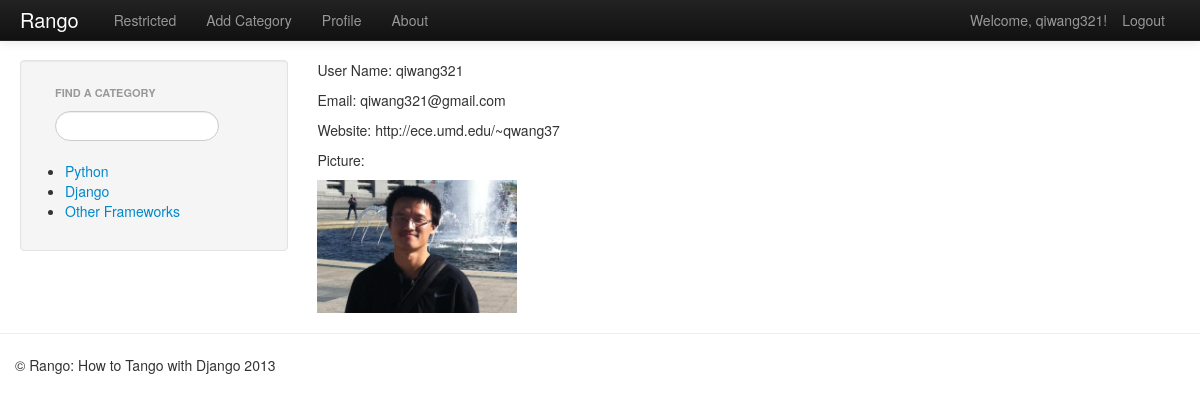
The page /rango/profile/ (signed in) on the database its author committed.
### rango/models.py (models this page shows, shortened)
class Category(models.Model):
    name = models.CharField(max_length=128, unique=True)
    views = models.IntegerField(default=0)
    likes = models.IntegerField(default=0)
    url = models.CharField(max_length=128)

class UserProfile(models.Model):
    user = models.OneToOneField(User)
    website = models.URLField(blank=True)
    picture = models.ImageField(upload_to='profile_images', blank=True)

### rango/views.py (the view)
def profile(request):
    context = RequestContext(request)
    context_dict = {'cat_list': get_category_list()}
    return render_to_response('rango/profile.html', context_dict, context)

### rango/views.py (called while the page is built)
def get_category_list(max_results=0, starts_with=''):
    cat_list = []
    if starts_with:
        cat_list = Category.objects.filter(name__startswith=starts_with)
    else:
        cat_list = Category.objects.all()
    if max_results > 0:
        if len(cat_list) > max_results:
            cat_list = cat_list[:max_results]
    """
    for cat in cat_list:
        cat.url = encode_url(cat.name)
    """
    return cat_list

### templates/rango/profile.html (shortened to what this page needs)
{% extends 'rango/base.html' %}
{% block body_block %}
  <div class="">
    <p>User Name: {{ user.username }}</p>
    <p>Email: {{ user.email }}</p>
    {% if user.userprofile %}
      <p>Website: {{ user.userprofile.website }}</p>
      <p>Picture:</p>
      <img src="/media/{{ user.userprofile.picture }}" width="200" alt="You don't have a profile picture" />
    {% endif %}
  </div>
{% endblock %}

### templates/rango/base.html (shortened to what this page needs)
{% load static %}
<!DOCTYPE html>
<html>
  <head>
    <link href="{% static 'css/bootstrap-fluid-adj.css' %}" rel="stylesheet">
    <link href="{% static 'css/bootstrap.min.css' %}" rel="stylesheet" >
    <link href="{% static 'css/bootstrap-responsive.css' %}" rel="stylesheet">
  </head>
  <body>
    <div class ="navbar navbar-inverse navbar-fixed-top">
      <div class="navbar-inner">
	<div class="container-fluid">
	  <a class="brand" href="/rango/">Rango</a>
	  <div class="nav-collapse collapse">
	    <ul class="nav pull-right">
	      {% if user.is_authenticated %}
	        <li class="navbar-text">Welcome, {{ user.username }}!</li>
	        <li><a href="/rango/logout/">Logout</a></li>
	      {% else %}
	        <li><a href="/rango/register/">Register</a></li>
	        <li><a href="/rango/login/">Login</a></li>
	      {% endif %}
	    </ul>
	    <ul class="nav">
	      {% if user.is_authenticated %}
	        <li><a href="/rango/restricted/">Restricted</a></li>
		<li><a href="/rango/add_category/">Add Category</a></li>
		<li><a href="/rango/profile/">Profile</a></li>
	      {% endif %}
	      <li><a href="/rango/about/">About</a></li>
	    </ul>
	  </div>
	</div>
      </div>
    </div>
    <div class="container-fluid">
      <div class="row-fluid">
	<div class="span3">
	  <div class="well sidebar-nav">
	    <ul class="nav nav-list">
	      <li class="nav-header">Find a Category</li>
	      <form>
		<li><input class="search-query span10" type="text" name="suggestion" value="" id="suggestion" /></li>
	      </form>
	    </ul>
	    {% if cat_list %}
	      <div id="cats">
	      {% include "rango/category_list.html" %}
	      </div>
	    {% endif %}
	  </div>
	</div>
	<div class="span9">
	  {% block body_block %}
	  {% endblock %}
	</div>
      </div>
    </div>
    <hr>
    <footer>
      <div class="container">
	<p>&copy; Rango: How to Tango with Django 2013</p>
      </div>
    </footer>
  </body>
</html>

### templates/rango/category_list.html
  {% if cat_list %}
  <ul>
    {% for category in cat_list %}
    <li> <a href="/rango/category/{{ category.url }}">{{ category.name }}</a></li>
    {% endfor %}
  </ul>
  {% else %}
    <strong>No categories at present.</strong>
  {% endif %}

### rows shown on the page
Category: name "Python"
Category: name "Django"
Category: name "Other Frameworks"

### other values the page prints
{{ user.username }} "qiwang321"
{{ user.email }} "qiwang321@gmail.com"
{{ user.userprofile.website }} "http://ece.umd.edu/~qwang37"
